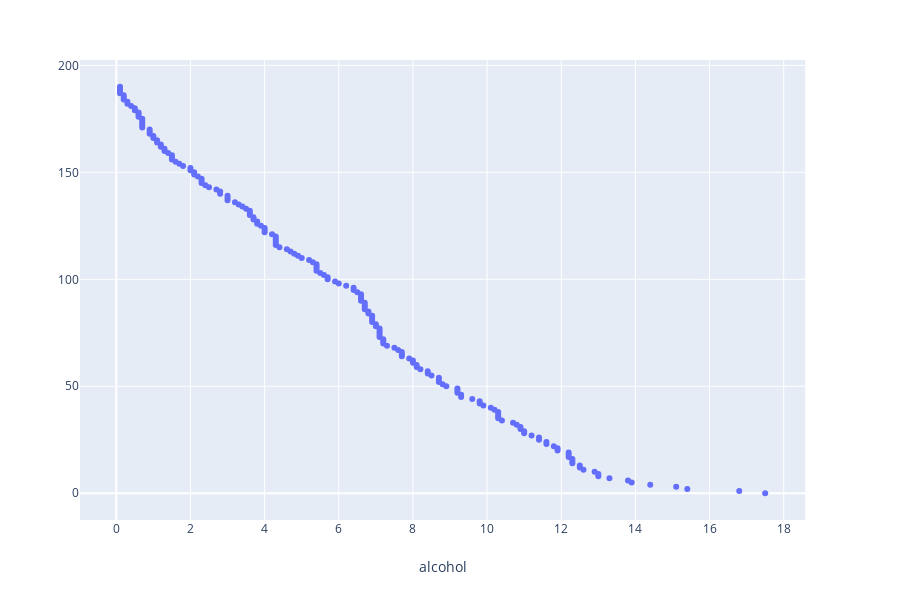

Notebook cell for this chart:
### Markdown cell above
Os diagramas de dispersão ou gráficos de dispersão são representações de dados de duas (tipicamente) ou mais variáveis que são organizadas em um gráfico. O gráfico de dispersão utiliza coordenadas cartesianas para exibir valores de um conjunto de dados. Os dados são exibidos como uma coleção de pontos, cada um com o valor de uma variável determinando a posição no eixo horizontal e o valor da outra variável determinando a posição no eixo vertical (em caso de duas variáveis).[\[fonte\]](https://www.itl.nist.gov/div898/handbook/eda/section3/scatterp.htm)

### Code cell
#test = data.sample(frac=1)


fig = px.scatter(data, x='alcohol')

fig.show()

### Figure 1 — Plotly figure (JSON) as saved in the notebook; plotly's stock layout.template omitted (floating-point values rounded to 4 significant figures; data arrays with more than 128 entries replaced by an {"elided": "..."} marker saying what was removed)
{"data": [{"hoverlabel": {"namelength": 0}, "hovertemplate": "alcohol=%{x}", "legendgroup": "", "marker": {"color": "#636efa", "symbol": "circle"}, "mode": "markers", "name": "", "showlegend": false, "type": "scatter", "x": {"elided": "191 float values"}, "xaxis": "x", "yaxis": "y"}], "layout": {"height": 600, "legend": {"tracegroupgap": 0}, "margin": {"t": 60}, "xaxis": {"anchor": "y", "domain": [0, 0.98], "title": {"text": "alcohol"}}, "yaxis": {"anchor": "x", "domain": [0, 1]}}}
